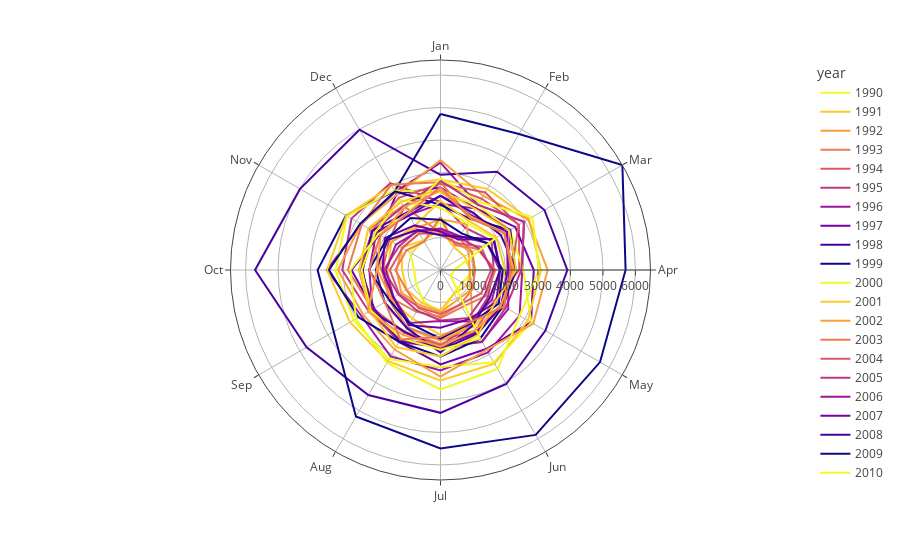

The cell this chart's notebook holds for it:
### Code cell
# Grouping the flats sold by month and Year
total_units_by_month_year = df.groupby(['month', 'year']).size().reset_index(name='total_units')

# Convert month integers to month names
total_units_by_month_year['month'] = total_units_by_month_year['month'].apply(lambda x: calendar.month_abbr[x])

fig = px.line_polar(total_units_by_month_year, r="total_units", theta="month", color="year", line_close=True,
                    color_discrete_sequence=px.colors.sequential.Plasma_r
                    )
fig.show()

### Figure 1 — Plotly figure (JSON) as saved in the notebook; plotly's stock layout.template omitted (floating-point values rounded to 4 significant figures)
{"data": [{"hovertemplate": "year=1990<br>total_units=%{r}<br>month=%{theta}<extra></extra>", "legendgroup": "1990", "line": {"color": "#f0f921", "dash": "solid"}, "marker": {"symbol": "circle"}, "mode": "lines", "name": "1990", "r": [1507, 931, 1150, 1047, 778, 824, 1405, 1078, 865, 810, 1090, 1020, 1507], "showlegend": true, "subplot": "polar", "theta": ["Jan", "Feb", "Mar", "Apr", "May", "Jun", "Jul", "Aug", "Sep", "Oct", "Nov", "Dec", "Jan"], "type": "scatterpolar"}, {"hovertemplate": "year=1991<br>total_units=%{r}<br>month=%{theta}<extra></extra>", "legendgroup": "1991", "line": {"color": "#fdca26", "dash": "solid"}, "marker": {"symbol": "circle"}, "mode": "lines", "name": "1991", "r": [1253, 816, 854, 920, 945, 836, 1247, 1163, 1206, 1183, 1381, 1050, 1253], "showlegend": true, "subplot": "polar", "theta": ["Jan", "Feb", "Mar", "Apr", "May", "Jun", "Jul", "Aug", "Sep", "Oct", "Nov", "Dec", "Jan"], "type": "scatterpolar"}, {"hovertemplate": "year=1992<br>total_units=%{r}<br>month=%{theta}<extra></extra>", "legendgroup": "1992", "line": {"color": "#fb9f3a", "dash": "solid"}, "marker": {"symbol": "circle"}, "mode": "lines", "name": "1992", "r": [1202, 954, 1113, 1067, 1140, 1059, 1294, 1253, 1396, 1353, 1376, 1295, 1202], "showlegend": true, "subplot": "polar", "theta": ["Jan", "Feb", "Mar", "Apr", "May", "Jun", "Jul", "Aug", "Sep", "Oct", "Nov", "Dec", "Jan"], "type": "scatterpolar"}, {"hovertemplate": "year=1993<br>total_units=%{r}<br>month=%{theta}<extra></extra>", "legendgroup": "1993", "line": {"color": "#ed7953", "dash": "solid"}, "marker": {"symbol": "circle"}, "mode": "lines", "name": "1993", "r": [1142, 1138, 1113, 1055, 1149, 1222, 1431, 1488, 1740, 1823, 2526, 2288, 1142], "showlegend": true, "subplot": "polar", "theta": ["Jan", "Feb", "Mar", "Apr", "May", "Jun", "Jul", "Aug", "Sep", "Oct", "Nov", "Dec", "Jan"], "type": "scatterpolar"}, {"hovertemplate": "year=1994<br>total_units=%{r}<br>month=%{theta}<extra></extra>", "legendgroup": "1994", "line": {"color": "#d8576b", "dash": "solid"}, "marker": {"symbol": "circle"}, "mode": "lines", "name": "1994", "r": [2674, 2535, 2791, 2425, 1902, 2157, 2153, 2048, 1833, 1776, 1826, 2235, 2674], "showlegend": true, "subplot": "polar", "theta": ["Jan", "Feb", "Mar", "Apr", "May", "Jun", "Jul", "Aug", "Sep", "Oct", "Nov", "Dec", "Jan"], "type": "scatterpolar"}, {"hovertemplate": "year=1995<br>total_units=%{r}<br>month=%{theta}<extra></extra>", "legendgroup": "1995", "line": {"color": "#bd3786", "dash": "solid"}, "marker": {"symbol": "circle"}, "mode": "lines", "name": "1995", "r": [2095, 1508, 1813, 1639, 1680, 1910, 2324, 2483, 2552, 3024, 3163, 3086, 2095], "showlegend": true, "subplot": "polar", "theta": ["Jan", "Feb", "Mar", "Apr", "May", "Jun", "Jul", "Aug", "Sep", "Oct", "Nov", "Dec", "Jan"], "type": "scatterpolar"}, {"hovertemplate": "year=1996<br>total_units=%{r}<br>month=%{theta}<extra></extra>", "legendgroup": "1996", "line": {"color": "#9c179e", "dash": "solid"}, "marker": {"symbol": "circle"}, "mode": "lines", "name": "1996", "r": [3304, 2313, 2961, 2517, 2812, 2926, 3095, 3073, 2818, 3501, 2817, 2779, 3304], "showlegend": true, "subplot": "polar", "theta": ["Jan", "Feb", "Mar", "Apr", "May", "Jun", "Jul", "Aug", "Sep", "Oct", "Nov", "Dec", "Jan"], "type": "scatterpolar"}, {"hovertemplate": "year=1997<br>total_units=%{r}<br>month=%{theta}<extra></extra>", "legendgroup": "1997", "line": {"color": "#7201a8", "dash": "solid"}, "marker": {"symbol": "circle"}, "mode": "lines", "name": "1997", "r": [2540, 2186, 2654, 2871, 3217, 2808, 2906, 2556, 2399, 2738, 2176, 2708, 2540], "showlegend": true, "subplot": "polar", "theta": ["Jan", "Feb", "Mar", "Apr", "May", "Jun", "Jul", "Aug", "Sep", "Oct", "Nov", "Dec", "Jan"], "type": "scatterpolar"}, {"hovertemplate": "year=1998<br>total_units=%{r}<br>month=%{theta}<extra></extra>", "legendgroup": "1998", "line": {"color": "#46039f", "dash": "solid"}, "marker": {"symbol": "circle"}, "mode": "lines", "name": "1998", "r": [2932, 3490, 3695, 3905, 3729, 4053, 4397, 4444, 4760, 5709, 4993, 4988, 2932], "showlegend": true, "subplot": "polar", "theta": ["Jan", "Feb", "Mar", "Apr", "May", "Jun", "Jul", "Aug", "Sep", "Oct", "Nov", "Dec", "Jan"], "type": "scatterpolar"}, {"hovertemplate": "year=1999<br>total_units=%{r}<br>month=%{theta}<extra></extra>", "legendgroup": "1999", "line": {"color": "#0d0887", "dash": "solid"}, "marker": {"symbol": "circle"}, "mode": "lines", "name": "1999", "r": [4802, 4834, 6465, 5698, 5671, 5861, 5493, 5209, 3796, 3783, 3358, 2812, 4802], "showlegend": true, "subplot": "polar", "theta": ["Jan", "Feb", "Mar", "Apr", "May", "Jun", "Jul", "Aug", "Sep", "Oct", "Nov", "Dec", "Jan"], "type": "scatterpolar"}, {"hovertemplate": "year=2000<br>total_units=%{r}<br>month=%{theta}<extra></extra>", "legendgroup": "2000", "line": {"color": "#f0f921", "dash": "solid"}, "marker": {"symbol": "circle"}, "mode": "lines", "name": "2000", "r": [2386, 2313, 2467, 2548, 3230, 3283, 2988, 3166, 3088, 3231, 3324, 2838, 2386], "showlegend": true, "subplot": "polar", "theta": ["Jan", "Feb", "Mar", "Apr", "May", "Jun", "Jul", "Aug", "Sep", "Oct", "Nov", "Dec", "Jan"], "type": "scatterpolar"}, {"hovertemplate": "year=2001<br>total_units=%{r}<br>month=%{theta}<extra></extra>", "legendgroup": "2001", "line": {"color": "#fdca26", "dash": "solid"}, "marker": {"symbol": "circle"}, "mode": "lines", "name": "2001", "r": [2790, 2885, 3147, 3092, 3106, 3329, 3398, 3244, 3220, 3490, 3349, 3005, 2790], "showlegend": true, "subplot": "polar", "theta": ["Jan", "Feb", "Mar", "Apr", "May", "Jun", "Jul", "Aug", "Sep", "Oct", "Nov", "Dec", "Jan"], "type": "scatterpolar"}, {"hovertemplate": "year=2002<br>total_units=%{r}<br>month=%{theta}<extra></extra>", "legendgroup": "2002", "line": {"color": "#fb9f3a", "dash": "solid"}, "marker": {"symbol": "circle"}, "mode": "lines", "name": "2002", "r": [3385, 2633, 3115, 3300, 3298, 2836, 3282, 2829, 2749, 3156, 2831, 2684, 3385], "showlegend": true, "subplot": "polar", "theta": ["Jan", "Feb", "Mar", "Apr", "May", "Jun", "Jul", "Aug", "Sep", "Oct", "Nov", "Dec", "Jan"], "type": "scatterpolar"}, {"hovertemplate": "year=2003<br>total_units=%{r}<br>month=%{theta}<extra></extra>", "legendgroup": "2003", "line": {"color": "#ed7953", "dash": "solid"}, "marker": {"symbol": "circle"}, "mode": "lines", "name": "2003", "r": [2705, 1858, 2270, 2160, 2272, 2162, 2273, 2195, 2423, 2849, 2801, 3035, 2705], "showlegend": true, "subplot": "polar", "theta": ["Jan", "Feb", "Mar", "Apr", "May", "Jun", "Jul", "Aug", "Sep", "Oct", "Nov", "Dec", "Jan"], "type": "scatterpolar"}, {"hovertemplate": "year=2004<br>total_units=%{r}<br>month=%{theta}<extra></extra>", "legendgroup": "2004", "line": {"color": "#d8576b", "dash": "solid"}, "marker": {"symbol": "circle"}, "mode": "lines", "name": "2004", "r": [2659, 2757, 2775, 2195, 2143, 2206, 2321, 2238, 2381, 2441, 2425, 2569, 2659], "showlegend": true, "subplot": "polar", "theta": ["Jan", "Feb", "Mar", "Apr", "May", "Jun", "Jul", "Aug", "Sep", "Oct", "Nov", "Dec", "Jan"], "type": "scatterpolar"}, {"hovertemplate": "year=2005<br>total_units=%{r}<br>month=%{theta}<extra></extra>", "legendgroup": "2005", "line": {"color": "#bd3786", "dash": "solid"}, "marker": {"symbol": "circle"}, "mode": "lines", "name": "2005", "r": [2752, 2316, 2976, 2490, 2319, 2563, 2373, 2557, 2510, 2506, 2408, 2263, 2752], "showlegend": true, "subplot": "polar", "theta": ["Jan", "Feb", "Mar", "Apr", "May", "Jun", "Jul", "Aug", "Sep", "Oct", "Nov", "Dec", "Jan"], "type": "scatterpolar"}, {"hovertemplate": "year=2006<br>total_units=%{r}<br>month=%{theta}<extra></extra>", "legendgroup": "2006", "line": {"color": "#9c179e", "dash": "solid"}, "marker": {"symbol": "circle"}, "mode": "lines", "name": "2006", "r": [2039, 2183, 2463, 2093, 2406, 2546, 2400, 2452, 2418, 2190, 2284, 1953, 2039], "showlegend": true, "subplot": "polar", "theta": ["Jan", "Feb", "Mar", "Apr", "May", "Jun", "Jul", "Aug", "Sep", "Oct", "Nov", "Dec", "Jan"], "type": "scatterpolar"}, {"hovertemplate": "year=2007<br>total_units=%{r}<br>month=%{theta}<extra></extra>", "legendgroup": "2007", "line": {"color": "#7201a8", "dash": "solid"}, "marker": {"symbol": "circle"}, "mode": "lines", "name": "2007", "r": [2289, 1933, 2364, 2066, 2164, 2224, 2364, 2523, 2361, 2442, 2322, 1930, 2289], "showlegend": true, "subplot": "polar", "theta": ["Jan", "Feb", "Mar", "Apr", "May", "Jun", "Jul", "Aug", "Sep", "Oct", "Nov", "Dec", "Jan"], "type": "scatterpolar"}, {"hovertemplate": "year=2008<br>total_units=%{r}<br>month=%{theta}<extra></extra>", "legendgroup": "2008", "line": {"color": "#46039f", "dash": "solid"}, "marker": {"symbol": "circle"}, "mode": "lines", "name": "2008", "r": [2285, 2028, 2145, 2341, 2178, 2270, 2458, 2197, 2492, 2395, 2424, 2049, 2285], "showlegend": true, "subplot": "polar", "theta": ["Jan", "Feb", "Mar", "Apr", "May", "Jun", "Jul", "Aug", "Sep", "Oct", "Nov", "Dec", "Jan"], "type": "scatterpolar"}, {"hovertemplate": "year=2009<br>total_units=%{r}<br>month=%{theta}<extra></extra>", "legendgroup": "2009", "line": {"color": "#0d0887", "dash": "solid"}, "marker": {"symbol": "circle"}, "mode": "lines", "name": "2009", "r": [2006, 1817, 2480, 2299, 2222, 2440, 2672, 2550, 2916, 3432, 2853, 2795, 2006], "showlegend": true, "subplot": "polar", "theta": ["Jan", "Feb", "Mar", "Apr", "May", "Jun", "Jul", "Aug", "Sep", "Oct", "Nov", "Dec", "Jan"], "type": "scatterpolar"}, {"hovertemplate": "year=2010<br>total_units=%{r}<br>month=%{theta}<extra></extra>", "legendgroup": "2010", "line": {"color": "#f0f921", "dash": "solid"}, "marker": {"symbol": "circle"}, "mode": "lines", "name": "2010", "r": [2825, 2418, 3264, 3036, 2812, 3517, 3679, 3298, 3002, 2773, 2208, 2022, 2825], "showlegend": true, "subplot": "polar", "theta": ["Jan", "Feb", "Mar", "Apr", "May", "Jun", "Jul", "Aug", "Sep", "Oct", "Nov", "Dec", "Jan"], "type": "scatterpolar"}, {"hovertemplate": "year=2011<br>total_units=%{r}<br>month=%{theta}<extra></extra>", "legendgroup": "2011", "line": {"color": "#fdca26", "dash": "solid"}, "marker": {"symbol": "circle"}, "mode": "lines", "name": "2011", "r": [2131, 1746, 1991, 1980, 1958, 2026, 1996, 1730, 1790, 1615, 1745, 1572, 2131], "showlegend": true, "subplot": "polar", "theta": ["Jan", "Feb", "Mar", "Apr", "May", "Jun", "Jul", "Aug", "Sep", "Oct", "Nov", "Dec", "Jan"], "type": "scatterpolar"}, {"hovertemplate": "year=2012<br>total_units=%{r}<br>month=%{theta}<extra></extra>", "legendgroup": "2012", "line": {"color": "#fb9f3a", "dash": "solid"}, "marker": {"symbol": "circle"}, "mode": "lines", "name": "2012", "r": [1559, 1629, 1993, 2179, 2075, 1760, 1937, 1735, 1493, 1559], "showlegend": true, "subplot": "polar", "theta": ["Jan", "Feb", "Jun", "Jul", "Aug", "Sep", "Oct", "Nov", "Dec", "Jan"], "type": "scatterpolar"}, {"hovertemplate": "year=2013<br>total_units=%{r}<br>month=%{theta}<extra></extra>", "legendgroup": "2013", "line": {"color": "#ed7953", "dash": "solid"}, "marker": {"symbol": "circle"}, "mode": "lines", "name": "2013", "r": [1633, 886, 1306, 1692, 1605, 1317, 1484, 1354, 1212, 1391, 1209, 1008, 1633], "showlegend": true, "subplot": "polar", "theta": ["Jan", "Feb", "Mar", "Apr", "May", "Jun", "Jul", "Aug", "Sep", "Oct", "Nov", "Dec", "Jan"], "type": "scatterpolar"}, {"hovertemplate": "year=2014<br>total_units=%{r}<br>month=%{theta}<extra></extra>", "legendgroup": "2014", "line": {"color": "#d8576b", "dash": "solid"}, "marker": {"symbol": "circle"}, "mode": "lines", "name": "2014", "r": [1098, 959, 1444, 1557, 1447, 1223, 1352, 1329, 1472, 1560, 1351, 1304, 1098], "showlegend": true, "subplot": "polar", "theta": ["Jan", "Feb", "Mar", "Apr", "May", "Jun", "Jul", "Aug", "Sep", "Oct", "Nov", "Dec", "Jan"], "type": "scatterpolar"}, {"hovertemplate": "year=2015<br>total_units=%{r}<br>month=%{theta}<extra></extra>", "legendgroup": "2015", "line": {"color": "#bd3786", "dash": "solid"}, "marker": {"symbol": "circle"}, "mode": "lines", "name": "2015", "r": [1250, 1151, 1348, 1630, 1567, 1706, 1551, 1449, 1498, 1748, 1470, 1412, 1250], "showlegend": true, "subplot": "polar", "theta": ["Jan", "Feb", "Mar", "Apr", "May", "Jun", "Jul", "Aug", "Sep", "Oct", "Nov", "Dec", "Jan"], "type": "scatterpolar"}, {"hovertemplate": "year=2016<br>total_units=%{r}<br>month=%{theta}<extra></extra>", "legendgroup": "2016", "line": {"color": "#9c179e", "dash": "solid"}, "marker": {"symbol": "circle"}, "mode": "lines", "name": "2016", "r": [1280, 1200, 1655, 1824, 1829, 1827, 1572, 1882, 1668, 1678, 1580, 1378, 1280], "showlegend": true, "subplot": "polar", "theta": ["Jan", "Feb", "Mar", "Apr", "May", "Jun", "Jul", "Aug", "Sep", "Oct", "Nov", "Dec", "Jan"], "type": "scatterpolar"}, {"hovertemplate": "year=2017<br>total_units=%{r}<br>month=%{theta}<extra></extra>", "legendgroup": "2017", "line": {"color": "#7201a8", "dash": "solid"}, "marker": {"symbol": "circle"}, "mode": "lines", "name": "2017", "r": [1185, 1085, 1903, 1839, 1980, 1747, 1780, 1960, 1680, 1785, 1980, 1585, 1185], "showlegend": true, "subplot": "polar", "theta": ["Jan", "Feb", "Mar", "Apr", "May", "Jun", "Jul", "Aug", "Sep", "Oct", "Nov", "Dec", "Jan"], "type": "scatterpolar"}, {"hovertemplate": "year=2018<br>total_units=%{r}<br>month=%{theta}<extra></extra>", "legendgroup": "2018", "line": {"color": "#46039f", "dash": "solid"}, "marker": {"symbol": "circle"}, "mode": "lines", "name": "2018", "r": [1072, 1183, 1881, 1838, 1740, 1975, 2539, 2067, 1985, 1992, 1866, 1423, 1072], "showlegend": true, "subplot": "polar", "theta": ["Jan", "Feb", "Mar", "Apr", "May", "Jun", "Jul", "Aug", "Sep", "Oct", "Nov", "Dec", "Jan"], "type": "scatterpolar"}, {"hovertemplate": "year=2019<br>total_units=%{r}<br>month=%{theta}<extra></extra>", "legendgroup": "2019", "line": {"color": "#0d0887", "dash": "solid"}, "marker": {"symbol": "circle"}, "mode": "lines", "name": "2019", "r": [1550, 1304, 1653, 1915, 2070, 1884, 2114, 1902, 1830, 2206, 1910, 1848, 1550], "showlegend": true, "subplot": "polar", "theta": ["Jan", "Feb", "Mar", "Apr", "May", "Jun", "Jul", "Aug", "Sep", "Oct", "Nov", "Dec", "Jan"], "type": "scatterpolar"}, {"hovertemplate": "year=2020<br>total_units=%{r}<br>month=%{theta}<extra></extra>", "legendgroup": "2020", "line": {"color": "#f0f921", "dash": "solid"}, "marker": {"symbol": "circle"}, "mode": "lines", "name": "2020", "r": [1911, 1661, 1937, 424, 363, 2438, 2456, 2426, 2482, 2427, 2322, 2486, 1911], "showlegend": true, "subplot": "polar", "theta": ["Jan", "Feb", "Mar", "Apr", "May", "Jun", "Jul", "Aug", "Sep", "Oct", "Nov", "Dec", "Jan"], "type": "scatterpolar"}, {"hovertemplate": "year=2021<br>total_units=%{r}<br>month=%{theta}<extra></extra>", "legendgroup": "2021", "line": {"color": "#fdca26", "dash": "solid"}, "marker": {"symbol": "circle"}, "mode": "lines", "name": "2021", "r": [2491, 2160, 2443, 2333, 1957, 2302, 2659, 2739, 2516, 2499, 2566, 2421, 2491], "showlegend": true, "subplot": "polar", "theta": ["Jan", "Feb", "Mar", "Apr", "May", "Jun", "Jul", "Aug", "Sep", "Oct", "Nov", "Dec", "Jan"], "type": "scatterpolar"}, {"hovertemplate": "year=2022<br>total_units=%{r}<br>month=%{theta}<extra></extra>", "legendgroup": "2022", "line": {"color": "#fb9f3a", "dash": "solid"}, "marker": {"symbol": "circle"}, "mode": "lines", "name": "2022", "r": [2442, 1895, 2262, 2262, 2154, 2135, 2361, 2309, 2578, 1958, 2130, 2234, 2442], "showlegend": true, "subplot": "polar", "theta": ["Jan", "Feb", "Mar", "Apr", "May", "Jun", "Jul", "Aug", "Sep", "Oct", "Nov", "Dec", "Jan"], "type": "scatterpolar"}, {"hovertemplate": "year=2023<br>total_units=%{r}<br>month=%{theta}<extra></extra>", "legendgroup": "2023", "line": {"color": "#ed7953", "dash": "solid"}, "marker": {"symbol": "circle"}, "mode": "lines", "name": "2023", "r": [2552, 1837, 2277, 2177, 2246, 1853, 2053, 2470, 1978, 2194, 2137, 2552], "showlegend": true, "subplot": "polar", "theta": ["Jan", "Feb", "Mar", "Apr", "May", "Jun", "Jul", "Aug", "Sep", "Oct", "Nov", "Jan"], "type": "scatterpolar"}], "layout": {"autosize": true, "legend": {"title": {"text": "year"}, "tracegroupgap": 0}, "margin": {"t": 60}, "polar": {"angularaxis": {"direction": "clockwise", "rotation": 90, "type": "category"}, "domain": {"x": [0, 1], "y": [0, 1]}, "radialaxis": {"autorange": true, "range": [0, 6465], "type": "linear"}}}}
